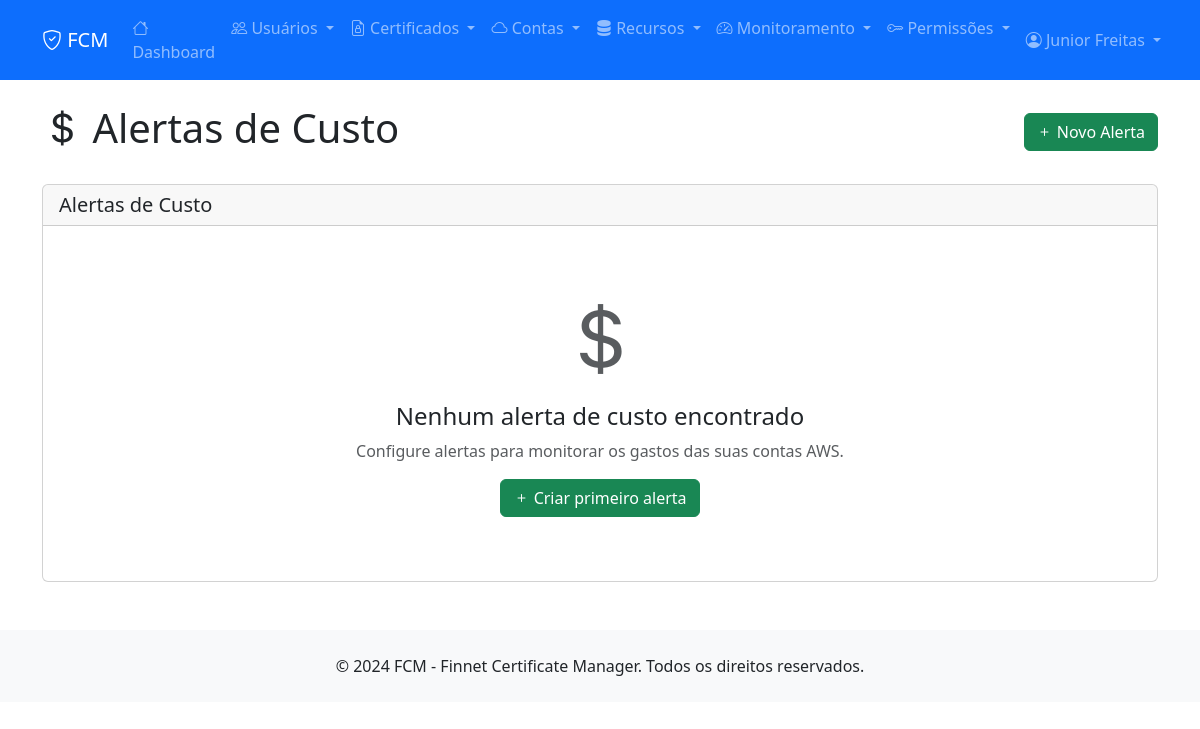
/monitoring/cost-alerts/ (signed in), run on an earlier commit of the app's database.
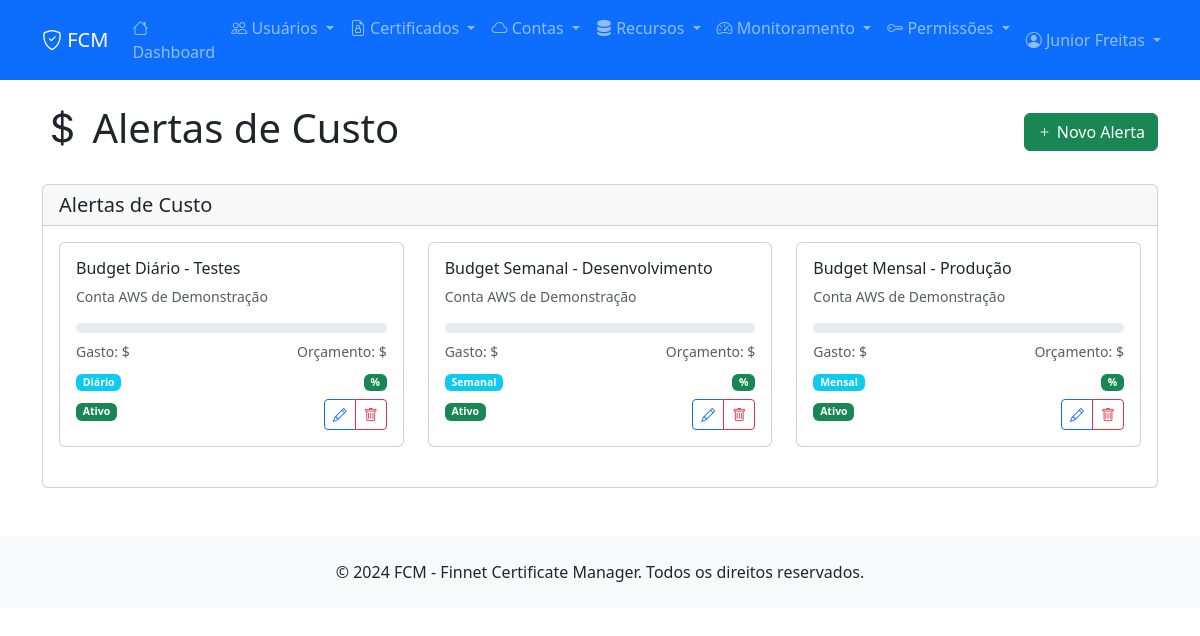
And on a later commit of the database.
### apps/monitoring/models.py (models this page shows, shortened)
class CostAlert(models.Model):
    PERIOD_CHOICES = [
        ('daily', 'Diário'),
        ('weekly', 'Semanal'),
        ('monthly', 'Mensal'),
    ]
    id = models.UUIDField(primary_key=True, default=uuid.uuid4, editable=False)
    name = models.CharField('Nome', max_length=255)
    account = models.ForeignKey(Account, on_delete=models.CASCADE, verbose_name='Conta')
    threshold = models.DecimalField('Limite (USD)', max_digits=10, decimal_places=2, default=100.00)
    period = models.CharField('Período', max_length=20, choices=PERIOD_CHOICES)
    is_enabled = models.BooleanField('Ativo', default=True)
    notify_email = models.BooleanField('Notificar por Email', default=True)
    created_by = models.CharField('Criado por', max_length=255)
    created_at = models.DateTimeField('Criado em', auto_now_add=True)
    updated_at = models.DateTimeField('Atualizado em', auto_now=True)
    class Meta:
        verbose_name = 'Alerta de Custo'
        verbose_name_plural = 'Alertas de Custo'
        ordering = ['-created_at']

### apps/accounts/models.py (models this page shows, shortened)
class Account(models.Model):
    STATUS_CHOICES = [
        (0, 'Ativa'),
        (1, 'Inativa'),
        (2, 'Suspensa'),
        (3, 'Em Validação'),
        (4, 'Erro de Conexão'),
    ]
    ACCOUNT_TYPE_CHOICES = [
        ('root', 'Root Account'),
        ('iam', 'IAM User'),
        ('role', 'IAM Role'),
        ('federated', 'Federated User'),
    ]
    AWS_REGIONS = [
        ('us-east-1', 'US East (N. Virginia)'),
        ('us-east-2', 'US East (Ohio)'),
        ('us-west-1', 'US West (N. California)'),
        ('us-west-2', 'US West (Oregon)'),
        ('eu-west-1', 'Europe (Ireland)'),
        ('eu-west-2', 'Europe (London)'),
        ('eu-west-3', 'Europe (Paris)'),
        ('eu-central-1', 'Europe (Frankfurt)'),
        ('ap-southeast-1', 'Asia Pacific (Singapore)'),
        ('ap-southeast-2', 'Asia Pacific (Sydney)'),
        ('ap-northeast-1', 'Asia Pacific (Tokyo)'),
        ('ap-south-1', 'Asia Pacific (Mumbai)'),
        ('sa-east-1', 'South America (São Paulo)'),
        ('ca-central-1', 'Canada (Central)'),
    ]
    id = models.CharField(max_length=255, primary_key=True)
    nome = models.CharField(max_length=255, verbose_name='Nome da Conta')
    descricao = models.TextField(blank=True, null=True, verbose_name='Descrição')
    account_id = models.CharField(
        max_length=12,
        unique=True,
        verbose_name='AWS Account ID',
        validators=[RegexValidator(r'^\d{12}$', 'Account ID deve ter 12 dígitos')]
    )
    account_type = models.CharField(
        max_length=20,
        choices=ACCOUNT_TYPE_CHOICES,
        default='iam',
        verbose_name='Tipo de Conta'
    )
    access_key_id = models.CharField(max_length=255, verbose_name='Access Key ID')
    secret_access_key = models.TextField(verbose_name='Secret Access Key')  # Será criptografado
    session_token = models.TextField(blank=True, null=True, verbose_name='Session Token')  # Para roles temporários
    default_region = models.CharField(
        max_length=20,
        choices=AWS_REGIONS,
        default='us-east-1',
        verbose_name='Região Padrão'
    )
    enabled_regions = models.JSONField(
        default=list,
        blank=True,
        verbose_name='Regiões Habilitadas',
        help_text='Lista de regiões onde a conta pode operar'
    )
    status = models.IntegerField(choices=STATUS_CHOICES, default=3, verbose_name='Status')
    is_validated = models.BooleanField(default=False, verbose_name='Validada')
    last_validation = models.DateTimeField(null=True, blank=True, verbose_name='Última Validação')
    validation_error = models.TextField(blank=True, null=True, verbose_name='Erro de Validação')
    account_alias = models.CharField(max_length=255, blank=True, null=True, verbose_name='Alias da Conta')
    account_email = models.EmailField(blank=True, null=True, verbose_name='Email da Conta')
    organization_id = models.CharField(max_length=255, blank=True, null=True, verbose_name='Organization ID')
    max_instances = models.IntegerField(default=20, verbose_name='Máximo de Instâncias')
    max_storage_gb = models.IntegerField(default=1000, verbose_name='Máximo de Storage (GB)')
    monthly_budget_usd = models.DecimalField(
        max_digits=10,
        decimal_places=2,
        null=True,
        blank=True,
        verbose_name='Orçamento Mensal (USD)'
    )
    tags = models.JSONField(default=dict, blank=True, verbose_name='Tags')
    data_cad = models.DateTimeField(default=timezone.now, verbose_name='Data de Cadastro')
    usu_cad = models.CharField(max_length=255, verbose_name='Usuário de Cadastro')
    data_atu = models.DateTimeField(null=True, blank=True, verbose_name='Data de Atualização')
    usu_atu = models.CharField(max_length=255, null=True, blank=True, verbose_name='Usuário de Atualização')
    class Meta:
        db_table = 'accounts'
        verbose_name = 'Conta AWS'
        verbose_name_plural = 'Contas AWS'
        ordering = ['nome']

### apps/monitoring/views.py (the view)
# urls.py: path('cost-alerts/', views.cost_alerts_list, name='cost_alerts_list'),
@login_required
def cost_alerts_list(request):
    cost_alerts = CostAlert.objects.select_related('account').all()
    paginator = Paginator(cost_alerts, 20)
    page_number = request.GET.get('page')
    page_obj = paginator.get_page(page_number)
    context = {
        'title': 'Alertas de Custo',
        'page_obj': page_obj,
    }
    return render(request, 'monitoring/cost_alert_list.html', context)

### templates/monitoring/cost_alert_list.html (shortened to what this page needs)
{% extends 'base.html' %}
{% block content %}
<div class="d-flex justify-content-between align-items-center mb-4">
    <h1><i class="bi bi-currency-dollar"></i> {{ title }}</h1>
    <a href="{% url 'monitoring:cost_alert_create' %}" class="btn btn-success">
        <i class="bi bi-plus"></i> Novo Alerta
    </a>
</div>
<div class="card">
    <div class="card-header">
        <h5 class="mb-0">Alertas de Custo</h5>
    </div>
    <div class="card-body">
        {% if page_obj %}
            <div class="row">
                {% for cost_alert in page_obj %}
                    <div class="col-md-6 col-lg-4 mb-4">
                        <div class="card {% if cost_alert.is_over_threshold %}border-danger{% endif %}">
                            <div class="card-body">
                                <h6 class="card-title">{{ cost_alert.name }}</h6>
                                <p class="card-text text-muted small">{{ cost_alert.account.nome }}</p>
                                <div class="progress mb-2" style="height: 10px;">
                                </div>
                                <div class="d-flex justify-content-between mb-2">
                                    <small class="text-muted">Gasto: ${{ cost_alert.current_spend }}</small>
                                    <small class="text-muted">Orçamento: ${{ cost_alert.budget_amount }}</small>
                                </div>
                                <div class="d-flex justify-content-between mb-2">
                                    <small>
                                        <span class="badge bg-info">{{ cost_alert.get_period_display }}</span>
                                    </small>
                                    <small>
                                        <span class="badge {% if cost_alert.is_over_threshold %}bg-danger{% else %}bg-success{% endif %}">
                                            {{ cost_alert.usage_percentage|floatformat:1 }}%
                                        </span>
                                    </small>
                                </div>
                                <div class="d-flex justify-content-between">
                                    <small class="text-muted">
                                        {% if cost_alert.is_enabled %}
                                            <span class="badge bg-success">Ativo</span>
                                        {% else %}
                                            <span class="badge bg-secondary">Inativo</span>
                                        {% endif %}
                                    </small>
                                    <div class="btn-group btn-group-sm">
                                        <button class="btn btn-outline-primary btn-sm">
                                            <i class="bi bi-pencil"></i>
                                        </button>
                                        <button class="btn btn-outline-danger btn-sm">
                                            <i class="bi bi-trash"></i>
                                        </button>
                                    </div>
                                </div>
                            </div>
                        </div>
                    </div>
                {% endfor %}
            </div>
        {% else %}
            <div class="text-center py-5">
                <i class="bi bi-currency-dollar display-1 text-muted"></i>
                <h4 class="mt-3">Nenhum alerta de custo encontrado</h4>
                <p class="text-muted">Configure alertas para monitorar os gastos das suas contas AWS.</p>
                <a href="{% url 'monitoring:cost_alert_create' %}" class="btn btn-success">
                    <i class="bi bi-plus"></i> Criar primeiro alerta
                </a>
            </div>
        {% endif %}
    </div>
</div>
{% endblock %}

What changed in the data, as far as the page shows it:
added CostAlert: name "Budget Diário - Testes", account.nome "Conta AWS de Demonstração", period "Diário", is_enabled "Ativo"
added CostAlert: name "Budget Semanal - Desenvolvimento", account.nome "Conta AWS de Demonstração", period "Semanal", is_enabled "Ativo"
added CostAlert: name "Budget Mensal - Produção", account.nome "Conta AWS de Demonstração", period "Mensal", is_enabled "Ativo"
Also different on the page:
text no longer shown: "Nenhum alerta de custo encontrado Configure alertas para monitorar os gastos das suas contas AWS. Criar primeiro alerta"
